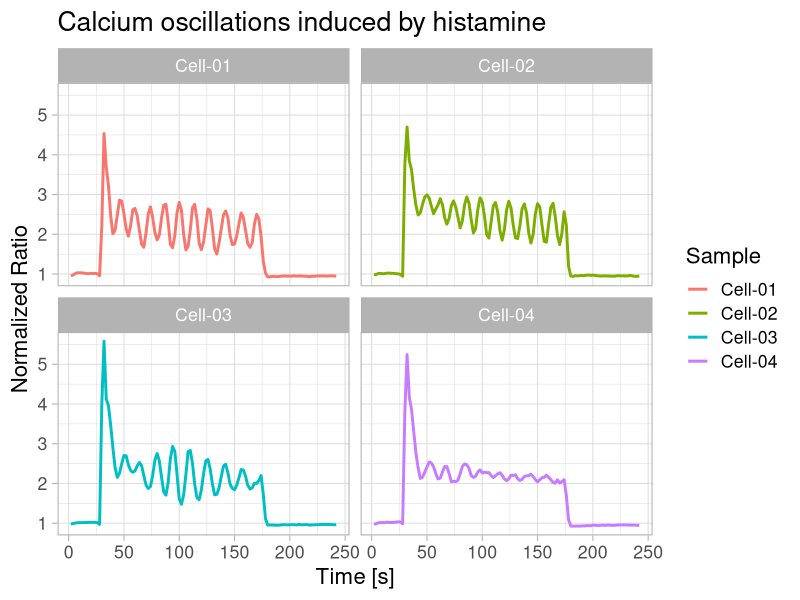

The R script that drew this image:
# ++++++++++++++++++++++++++++++++++++++++++++++++++++++++++++++++++++++++++++++++++++
# R-Script for plotting ratiometric time-series data, retrieved from FIJI
# Created by Joachim Goedhart (@joachimgoedhart), first version 2020
# ++++++++++++++++++++++++++++++++++++++++++++++++++++++++++++++++++++++++++++++++++++

require(tidyverse)

#Read the results file generated by FIJI
df_CFP <- read.csv("Results-CFP.csv")
df_YFP <- read.csv("Results-YFP.csv")

#Split the column 'Label' into three separate columns, using the colon as delimiter
df_split_CFP <- df_CFP %>% separate(Label,c("filename", "Sample","Number"),sep=':')
df_split_YFP <- df_YFP %>% separate(Label,c("filename", "Sample","Number"),sep=':')

#Rename the column with mean intensity
df_split_CFP <- df_split_CFP %>% select(Sample, Mean, Slice) %>% rename('Mean_CFP'='Mean') 
df_split_YFP <- df_split_YFP %>% select(Sample, Mean, Slice) %>% rename('Mean_YFP'='Mean')

#Unite the two dataframes
df <- full_join(df_split_YFP, df_split_CFP, by = c("Sample","Slice"))

#Normalization (here on the average of the first 5 time points)
df <- df %>% group_by(Sample) %>% mutate(norm_YFP=Mean_YFP/mean(Mean_YFP[1:5]),
                                         norm_CFP=Mean_CFP/mean(Mean_CFP[1:5]))

#Calculate ratio
df <- df %>% mutate(ratio=norm_YFP/norm_CFP)

#Add the time information based on a (known) interval (here we use 2 seconds):
df <- df %>% mutate(Time=Slice*2)

#Save the processed data as a new csv file
write.csv(df, 'Normalized_data.csv')

#Plot - By turning a line of code into a comment with a '#', the effect of different functions can be discovered
ggplot(data=df, aes(x=Time, y=ratio, group=Sample, color=Sample))+geom_line(size=1)+
  theme_light(base_size = 16) +
  ylab("Normalized Ratio") + xlab("Time [s]") +
  # theme(legend.position="none") +
  ggtitle("Calcium oscillations induced by histamine") +
  facet_wrap(~Sample) +
  NULL



